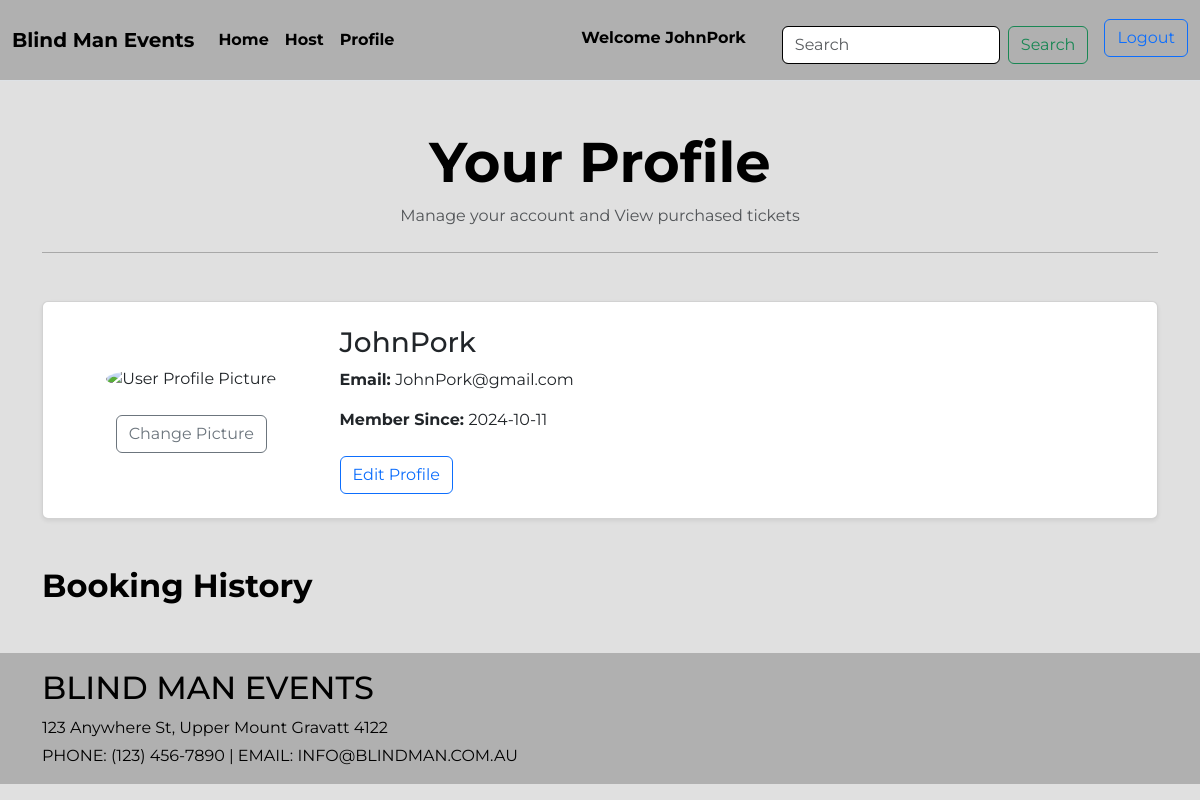
The page /profile (signed in) on the database as committed earlier.
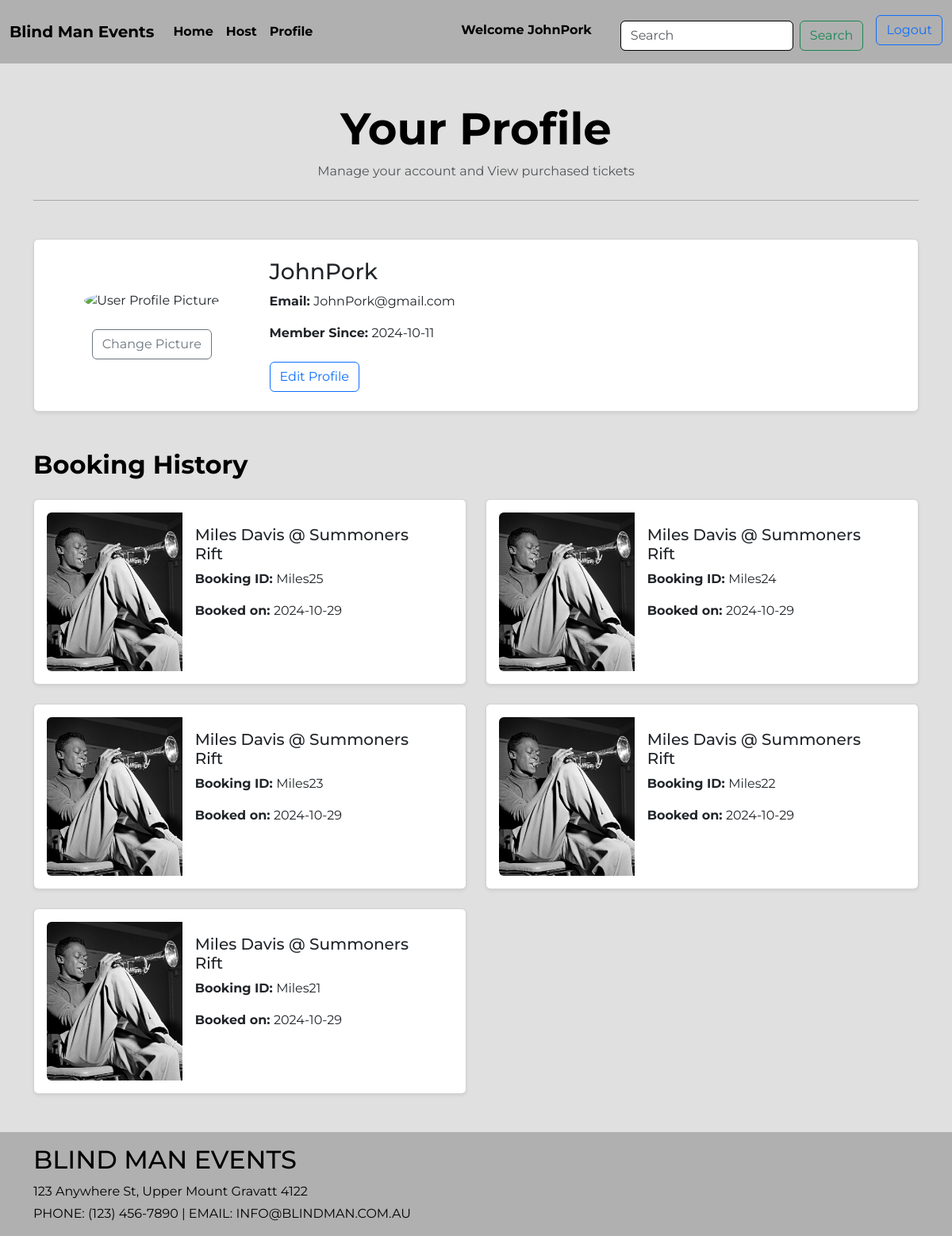
The same page on the database as committed later.
### travel/models.py (models this page shows, shortened)
class PurchasedTicket(db.Model, UserMixin):
    __tablename__ = 'purchased_tickets'
    id = db.Column(db.Integer, primary_key=True)
    ticket_id = db.Column(db.String(100))
    user_id = db.Column(db.Integer, db.ForeignKey('users.id'))
    event_id = db.Column(db.Integer, db.ForeignKey('events.id'))
    booked_on = db.Column(db.DateTime, default=datetime.now())

class Event(db.Model):
    __tablename__ = 'events'
    id = db.Column(db.Integer, primary_key=True)
    title = db.Column(db.String(80))
    date = db.Column(db.String(80))
    time = db.Column(db.String(80))
    location = db.Column(db.String(100))
    event_description = db.Column(db.String(200))
    image = db.Column(db.String(400))
    tickets_remaining = db.Column(db.Integer)
    status = db.Column(db.String(20))
    ticket_price = db.Column(db.Integer)
    organizer_id = db.Column(db.Integer, db.ForeignKey('users.id'))
    comments = db.relationship('Comment', backref='event')
    booking_history = db.relationship('PurchasedTicket', backref='event')

### travel/views.py (the view)
@mainbp.route('/profile')
def profile():
    user = db.session.get(User, current_user.id)
    booked_events = db.session.scalars(db.select(PurchasedTicket).where(PurchasedTicket.user_id==current_user.id)).all()
    return render_template('events/profile.html', user=user, booked_events=booked_events)

### travel/templates/events/profile.html (shortened to what this page needs)
{% extends 'base.html' %}
{% block content %}
<main class="container my-5">
  {% if current_user.is_authenticated %}
    <div class="text-center mb-5">
      <h1 class="display-4 fw-bold">Your Profile</h1>
      <p class="text-muted">Manage your account and View purchased tickets</p>
      <hr class="my-4" />
    </div>
    <section class="mb-5">
      <div class="card p-4 shadow-sm">
        <div class="row align-items-center">
          <div class="col-md-3 text-center">
            <img src="{{ url_for('static', filename='image/user_placeholder.png') }}" class="img-fluid rounded-circle mb-3" alt="User Profile Picture" style="width: 150px;">
            <a href="#" class="btn btn-outline-secondary mt-2">Change Picture</a>
          </div>
          <div class="col-md-9">
            <h3>{{user.username}}</h3>
            <p><strong>Email: </strong>{{user.emailid}}</p>
            <p><strong>Member Since: </strong>{{user.joined_on.strftime('%Y-%m-%d')}}</p>
            <a href="#" class="btn btn-outline-primary mt-2">Edit Profile</a>
          </div>
        </div>
      </div>
    </section>
    <section class="mb-5">
      <h2 class="fw-bold mb-4">Booking History</h2>
      <div class="row g-4">
        {% for booked_event in booked_events %}
        <div class="col-md-6">
          <div class="card shadow-sm p-3">
            <div class="row g-0">
              <div class="col-md-4">
                <img src="{{ booked_event.event.image }}" class="img-fluid rounded-start" alt="Miles Davis Event">
              </div>
              <div class="col-md-8">
                <div class="card-body">
                  <h5 class="card-title">{{ booked_event.event.title }}</h5>
                  <p class="card-text"><strong>Booking ID: </strong>{{ booked_event.ticket_id }}</p>
                  <p class="card-text"><strong>Booked on: </strong>{{ booked_event.booked_on.strftime('%Y-%m-%d') }}</p>
                </div>
              </div>
            </div>
          </div>
        </div>
        {% endfor %}
      </div>
    </section>
  {% endif %}
</main>
{% endblock %}

Rows that differ between the two databases and show on the page:
now on this page (row edited): PurchasedTicket: event.image (picture), event "Miles Davis @ Summoners Rift", ticket_id "Miles25", booked_on "2024-10-29"
now on this page (row edited): PurchasedTicket: event.image (picture), event "Miles Davis @ Summoners Rift", ticket_id "Miles24", booked_on "2024-10-29"
now on this page (row edited): PurchasedTicket: event.image (picture), event "Miles Davis @ Summoners Rift", ticket_id "Miles23", booked_on "2024-10-29"
now on this page (row edited): PurchasedTicket: event.image (picture), event "Miles Davis @ Summoners Rift", ticket_id "Miles22", booked_on "2024-10-29"
added PurchasedTicket: event.image (picture), event "Miles Davis @ Summoners Rift", ticket_id "Miles21", booked_on "2024-10-29"
